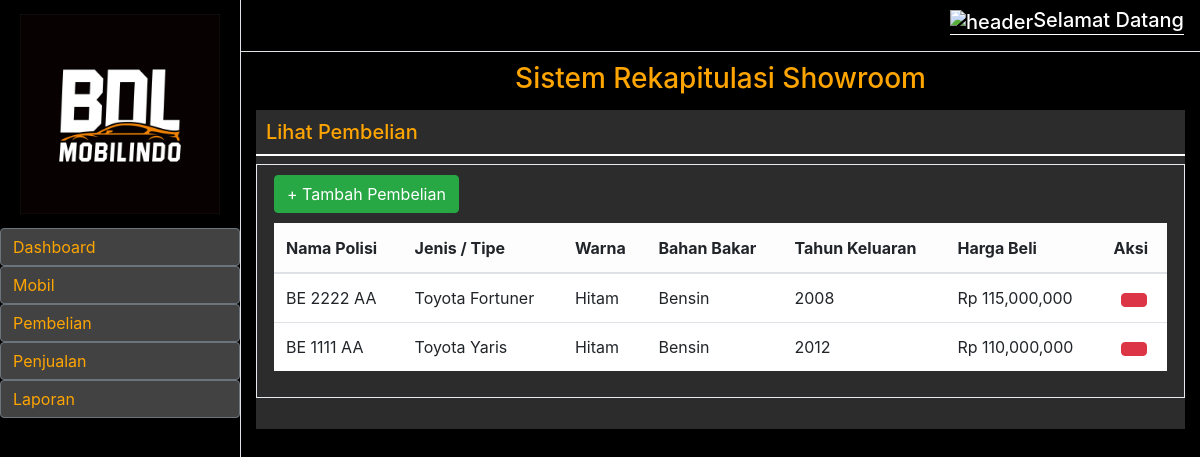
The page /index.php/auth/lihatpembelian on the database its author committed.
### tables this page shows
CREATE TABLE `pembelian` (
  `id_beli` int(5) NOT NULL,
  `tgl_beli` date NOT NULL,
  `no_polis` varchar(30) NOT NULL,
  `jenis_type` varchar(30) NOT NULL,
  `warna` varchar(30) NOT NULL,
  `bahan_bakar` varchar(30) NOT NULL,
  `tahun_keluaran` int(5) NOT NULL,
  `harga_beli` int(30) NOT NULL
);

### application/controllers/Auth.php (called while the page is built, shortened)
<?php
class Auth extends CI_Controller
{
    public function __construct()
    {
        $this->load->library('form_validation');
        $this->load->model('model_mobil');
        $this->load->model('model_pembelian');
        $this->load->model('model_penjualan');
    }
    public function lihatpembelian()
    {
        $data = array(
            'title' => 'Data Mobil',
            'data_mobil' => $this->model_pembelian->tabel_pembelian()
        );
        $this->load->view('lihat-pembelian', $data);
    }
}

### index.php (called while the page is built, shortened)
<?php
require_once BASEPATH.'core/CodeIgniter.php';

### application/models/Model_pembelian.php (called while the page is built, shortened)
<?php
class Model_pembelian extends CI_Model
{
    public function tabel_pembelian()
    {
        $query = $this->db->order_by('id_beli', 'DESC')->get('pembelian');
        return $query->result();
    }
}

### application/views/lihat-pembelian.php (the view, shortened to what this page needs)
<!DOCTYPE html>
<html>
<head>
    <link href="assets/vendor/bootstrap/css/bootstrap.min.css" rel="stylesheet">
    <link href="assets/css/lihat-pembelian.css" rel="stylesheet">
</head>
<body>
        <div class="d-flex" id="wrapper">
            <div class="border-right" id="sidebar-wrapper" style="background-color: black;">
                <div class="sidebar-heading"><img src="assets/img/logo.jpg " width="200"></div>
                <div class="list-group list-group-flush">
                    <button id="btnGroupDrop1" type="button" class="btn btn-secondary" aria-expanded="false" onclick="location.href='<?= base_url('Dashboard'); ?>'">
                        Dashboard
                    </button>
                    <button id="btnGroupDrop1" type="button" class="btn btn-secondary" aria-expanded="false">
                        Mobil
                    </button>
                    <button id="btnGroupDrop1" type="button" class="btn btn-secondary" aria-expanded="false">
                        Pembelian
                    </button>
                    <button id="btnGroupDrop1" type="button" class="btn btn-secondary" aria-expanded="false">
                        Penjualan
                    </button>
                    <button id="btnGroupDrop1" type="button" class="btn btn-secondary" aria-expanded="false">
                        Laporan
                    </button>
                </div>
            </div>
            <div id="page-content-wrapper">
                <nav class="navbar navbar-expand-lg navbar-light border-bottom" style="background-color: black;">
                <div class="collapse navbar-collapse" id="navbarSupportedContent">
                    <ul class="navbar-nav ml-auto mt-2 mt-lg-0">
                    <li class="nav-item active">
                        <h4 class="header"><img src=assets/img/header.png alt="header" style="width: 20px; height: 20px;">Selamat Datang</h4>
                    </li>
                    </ul>
                </div>
                </nav>
                <div class="container-fluid">
                    <h3 style="color: orange; text-align: center; padding-top: 10px">Sistem Rekapitulasi Showroom</h3>
                        <form action="<?php echo base_url('Auth/AksiInsert') ?>" method="post">
                            <div class="card-wrapper pb-3">
                            <h5 style="padding: 10px;border-bottom: 2px solid white; color: orange;">Lihat Pembelian</h5>
                                <div class="x_panel">
                                    <div class="x_title">
                                        <button type="button" class="btn btn-success" onclick="location.href='<?= base_url('Tambahmobil'); ?>'">+ Tambah Pembelian</button>
                                    </div>
                                    <table class="table">
                                        <thead class="table-light">
                                                <tr>
                                                    <th>Nama Polisi</th>
                                                    <th>Jenis / Tipe</th>
                                                    <th>Warna</th>
                                                    <th>Bahan Bakar</th>
                                                    <th>Tahun Keluaran</th>
                                                    <th>Harga Beli</th>
                                                    <th>Aksi</th>
                                                </tr>
                                        </thead>
                                        <tbody>
                                            <?php foreach ($data_mobil  as $mobil) { ?>
                                                <tr>
                                                    <td><?php echo $mobil->no_polis ?></td>
                                                    <td><?php echo $mobil->jenis_type ?></td>
                                                    <td><?php echo $mobil->warna ?></td>
                                                    <td><?php echo $mobil->bahan_bakar ?></td>
                                                    <td><?php echo $mobil->tahun_keluaran ?></td>
                                                    <td>Rp <?php echo number_format($mobil->harga_beli) ?></td>
                                                    <td style=" text-align: center;">
                                                        <?php echo anchor('example/remove_med/' . $mobil->id_beli, '<button class="btn btn-danger btn-xs" type="button"><span class="fa fa-trash fa-3x"></span></button>'); ?>
                                                    </td>
                                                </tr>
                                            <?php } ?>
                                        </tbody>
                                    </table>
                                </div>
                </div>
            </div>
</body>
</html>

### assets/css/lihat-pembelian.css (style rules this page uses)
.header { font-size: 20px; border-width: 10px; border-bottom: 1.5px solid white; text-align: right; color: rgb(255, 255, 255); }
.card-wrapper { background-color: rgb(44, 44, 44); margin: 15px auto; }
.x_panel, .x_title { margin-bottom: 10px }
.x_panel { position: relative; width: 100%; margin-bottom: 15px; padding: 10px 17px; display: inline-block; background-color: rgb(44, 44, 44); border: 1px solid #E6E9ED; -webkit-column-break-inside: avoid; -moz-column-break-inside: avoid; -webkit-column-break-inside: avoid; opacity: 1; transition: all .2s ease; position: relative; }
table.table { background-color: white; }
.header { font-size: 20px; text-align: right; color: rgb(255, 255, 255); }
#btnGroupDrop1 { text-align: left; color: orange; background-color: #424242; }
#wrapper { overflow-x: hidden; background-color: black; }
#sidebar-wrapper { text-align: right; min-height: 100vh; margin-left: -15rem; -webkit-transition: margin .25s ease-out; -moz-transition: margin .25s ease-out; -o-transition: margin .25s ease-out; transition: margin .25s ease-out; }
#sidebar-wrapper .sidebar-heading { padding: 0.875rem 1.25rem; font-size: 1.2rem; }
#sidebar-wrapper .list-group { width: 15rem; }
#page-content-wrapper { min-width: 1000vw; }
@media (min-width: 768px) { #sidebar-wrapper { margin-left: 0; } }
@media (min-width: 768px) { #page-content-wrapper { min-width: 0; width: 100%; } }

### rows shown on the page
pembelian: no_polis "BE 2222 AA", jenis_type "Toyota Fortuner", warna "Hitam", bahan_bakar "Bensin", tahun_keluaran "2008", harga_beli "115,000,000"
pembelian: no_polis "BE 1111 AA", jenis_type "Toyota Yaris", warna "Hitam", bahan_bakar "Bensin", tahun_keluaran "2012", harga_beli "110,000,000"
